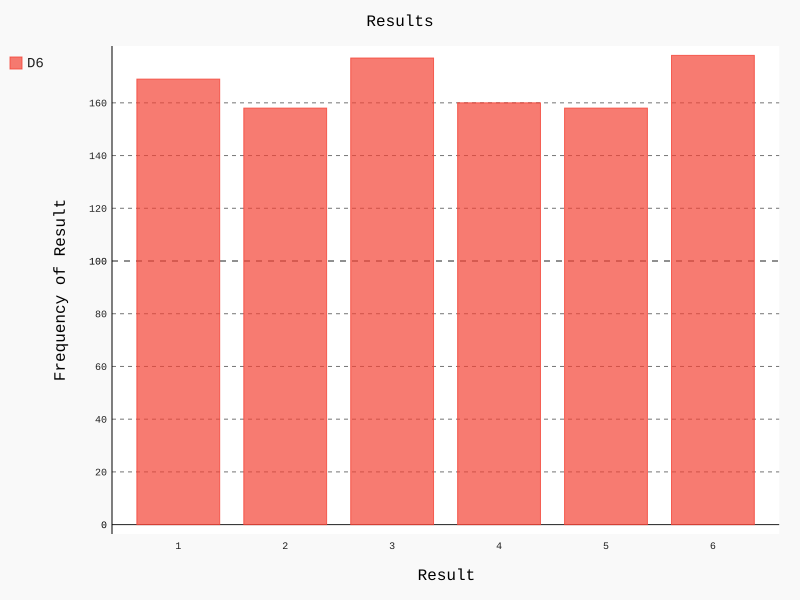

Source code (Python):
from die import Die
import pygal
D6 = Die()
values = []
frequencies = []
labels = []
#Make some rools an store the results in a list

for i in range(1000):
    values.append(D6.roll())
print(values)

#freq of the side
for side in range(1,D6.num_sides+1):
    freq = values.count(side)
    frequencies.append(freq)
    labels.append(side)
print(frequencies)

#Visualize the results
hist = pygal.Bar()

hist.title = "Results"
hist.x_labels = labels
hist.x_title = "Result"
hist.y_title = "Frequency of Result"

hist.add('D6',frequencies)
hist.render_to_file('die_visual.svg')
